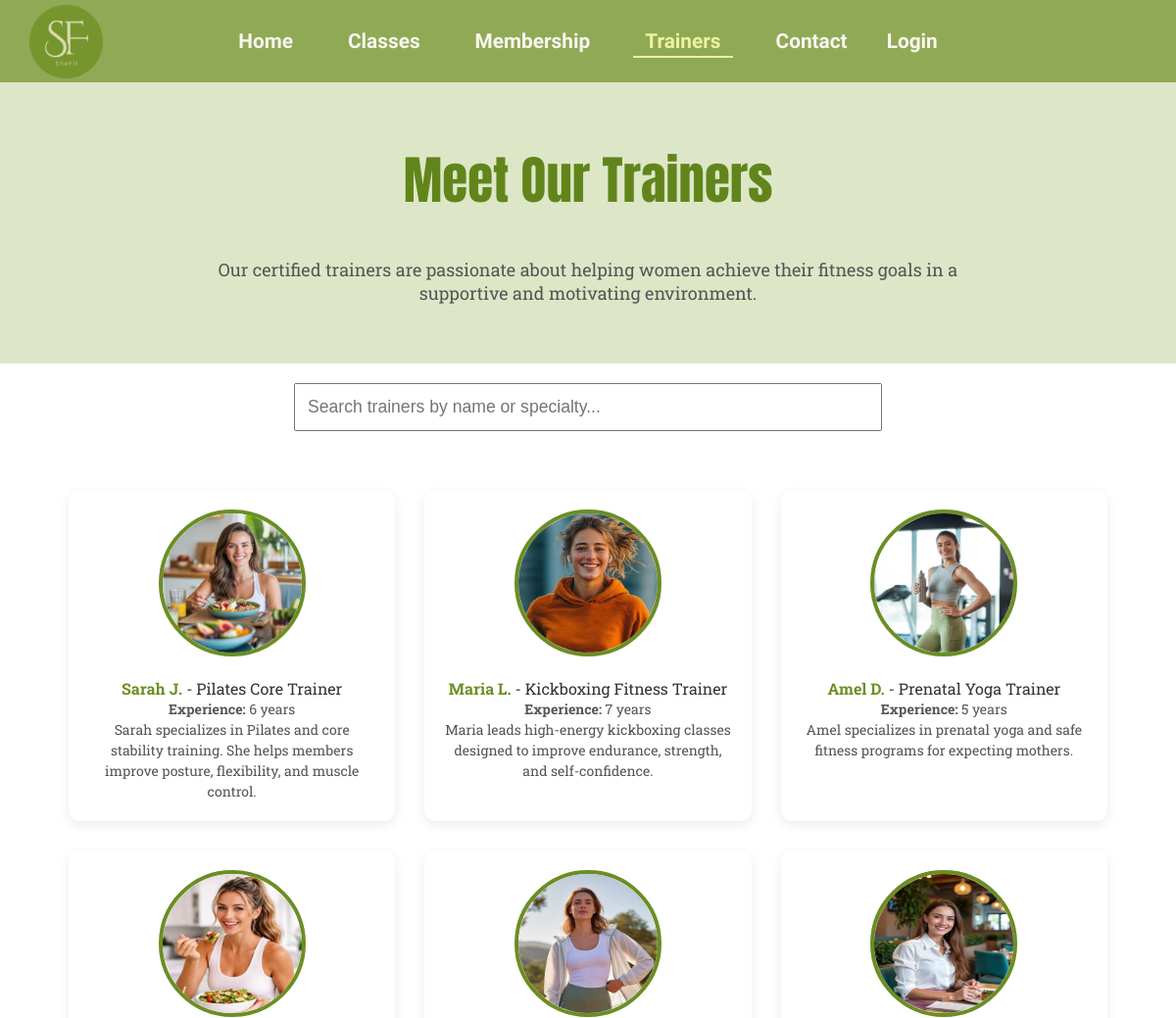
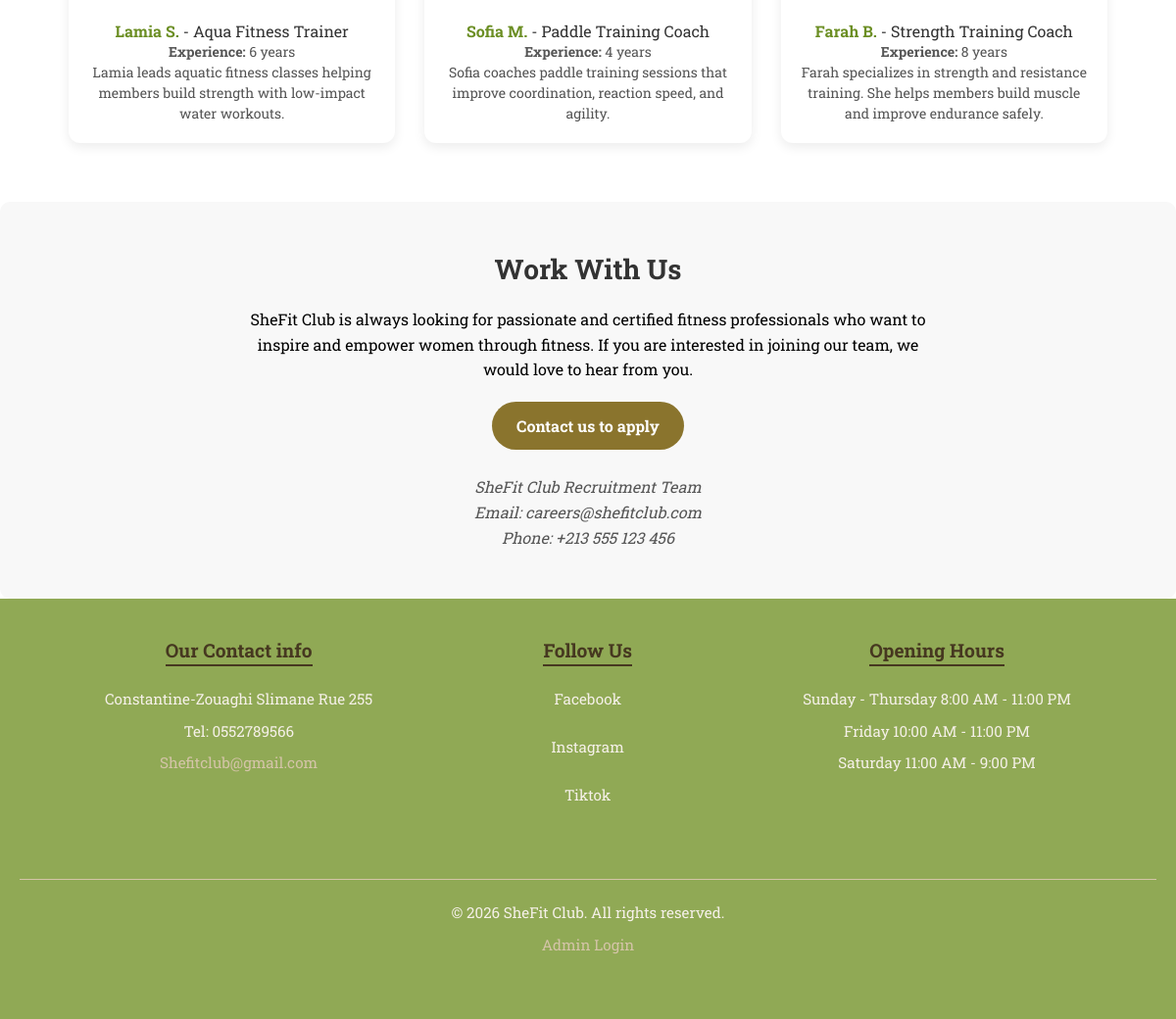
Screenshot of /trainers.php with the database file from the repository (2 pictures, top to bottom).
### tables this page shows
CREATE TABLE IF NOT EXISTS trainers (
    id               INT AUTO_INCREMENT PRIMARY KEY,
    name             VARCHAR(100) NOT NULL,
    specialty        VARCHAR(100),
    bio              TEXT,
    photo_path       VARCHAR(255),
    years_experience INT DEFAULT 0
);

### trainers.php (the view, shortened to what this page needs)
<?php
require 'includes/db.php';
$trainers = $pdo->query("SELECT * FROM trainers ORDER BY id ASC")->fetchAll();
?>
<!DOCTYPE html>
<html lang="en">
<head>
    <link rel="stylesheet" href="style.project.css">
</head>
<body>
<section id="navigation">
    <ul>
        <li><a href="home.php">Home</a></li>
        <li><a href="classes.php">Classes</a></li>
        <li><a href="membership.php">Membership</a></li>
        <li><a href="trainers.php" class="active">Trainers</a></li>
        <li><a href="contact.php">Contact</a></li>
        <?php if (isset($_SESSION['user_id'])): ?>
            <li class="nav-auth"><a href="profile.php">My Profile</a></li>
            <li class="nav-auth-next"><a href="logout.php">Logout</a></li>
        <?php else: ?>
            <li class="nav-auth"><a href="login.php">Login</a></li>
        <?php endif; ?>
    </ul>
</section>
<header class="trainers-head">
    <h1>Meet Our Trainers</h1>
    <p>Our certified trainers are passionate about helping women achieve their fitness goals in a supportive and motivating environment.</p>
</header>
<div class="search-container">
    <input type="text" id="trainer-search" placeholder="Search trainers by name or specialty..."
           style="width: 100%; padding: 12px; font-size: 1.1em; margin-bottom: 20px;">
</div>
<section class="trainers-grid">
    <?php foreach ($trainers as $t): ?>
    <article>
        <figure>
            <img src="<?= htmlspecialchars($t['photo_path']) ?>"
                 alt="<?= htmlspecialchars($t['name']) ?>" width="200">
            <figcaption>
                <strong><?= htmlspecialchars($t['name']) ?></strong> - <?= htmlspecialchars($t['specialty']) ?>
            </figcaption>
        </figure>
        <p><strong>Experience:</strong> <?= $t['years_experience'] ?> years</p>
        <p><?= htmlspecialchars($t['bio']) ?></p>
    </article>
    <?php endforeach; ?>
</section>
<section class="work-with-us">
    <h2>Work With Us</h2>
    <p>SheFit Club is always looking for passionate and certified fitness professionals who want to inspire and empower women through fitness. If you are interested in joining our team, we would love to hear from you.</p>
    <p><a href="contact.php">Contact us to apply</a></p>
    <address>
        SheFit Club Recruitment Team<br>
        Email: careers@shefitclub.com<br>
        Phone: +213 555 123 456
    </address>
</section>
<footer>
    <div class="footer-sections">
        <div class="contact">
            <h3>Our Contact info</h3>
            <p>Constantine-Zouaghi Slimane Rue 255</p>
            <p>Tel: 0552789566</p>
            <p><a href="mailto:Shefitclub@gmail.com">Shefitclub@gmail.com</a></p>
        </div>
        <div class="contact">
            <h3>Follow Us</h3>
            <a href="https://www.facebook.com/">Facebook</a>
            <a href="https://www.instagram.com/">Instagram</a>
            <a href="https://www.tiktok.com/">Tiktok</a>
        </div>
        <div class="contact">
            <h3>Opening Hours</h3>
            <p>Sunday - Thursday 8:00 AM - 11:00 PM</p>
            <p>Friday 10:00 AM - 11:00 PM</p>
            <p>Saturday 11:00 AM - 9:00 PM</p>
        </div>
    </div>
    <hr>
    <p>&copy; 2026 SheFit Club. All rights reserved.</p>
    <p><a href="admin/login.php">Admin Login</a></p>
</footer>
</body>
</html>

### style.project.css (style rules this page uses)
* { margin: 0; padding: 0; box-sizing: border-box; }
img { max-width:100%; height:auto; }
body { font-family:"Roboto Slab", serif; }
#navigation { display: flex; justify-content: center; background-color: #90a955; padding: 30px 40px ; position: sticky; top: 0; z-index: 1000; background-image: url("images/cropped_circle_image.png"); background-repeat: no-repeat; background-size: 75px; background-position: 30px center; }
#navigation ul { display: flex; list-style: none; }
#navigation ul li { margin: 0 16px; }
#navigation ul li a { font-family: "Oswald", sans-serif; color: #f8f6f0; text-decoration: none; padding: 12px 12px; transition: all 0.3s ease; font-weight: 600; font-size: 130%; }
#navigation ul li a.active, #navigation ul li a:hover { color: #ecf39e; border-bottom: 2px solid #ecf39e; padding-bottom: 3px; }
#navigation ul li.nav-auth { margin-left: auto; }
footer { background-color: #90a955; color: #f5f0e8; padding: 40px 20px; text-align: center; }
footer .contact { margin-bottom: 30px; }
footer h3 { color: #463820; font-size: 1.2rem; margin-bottom: 15px; border-bottom: 2px solid #463820; display: inline-block; padding-bottom: 2px; }
footer p, footer a { font-size: 15.2px; line-height: 1.8; color: #f5f0e8; text-decoration: none; display: block; margin: 5px 0; transition: 0.3s; }
footer .footer-sections { display: flex; justify-content: space-around; margin: 0 auto 20px; }
footer hr { border: none; border-top: 1px solid #d4c4a8; margin: 20px 0; }
footer p a { color: #d4c4a8; }
.trainers-head { text-align:center; padding:60px 20px; background-color: #dde7c7; }
.trainers-head h1 { font-family: "Anton", sans-serif; font-size:53px; margin-bottom:40px; font-weight: 400; color: #61851b; }
.trainers-head p { font-size: 18px; color: #555; max-width: 800px; margin: 0 auto; }
.trainers-grid { display: grid; grid-template-columns: repeat(3, 1fr); gap: 30px; max-width: 1100px; margin: 40px auto; padding: 0 20px; }
.trainers-grid article { background: #ffffff; padding: 20px; border-radius: 12px; text-align: center; box-shadow: 0 4px 12px rgba(0,0,0,0.08); transition: transform 0.3s ease, box-shadow 0.3s ease; }
.trainers-grid img { width: 150px; height: 150px; border-radius: 50%; border: 4px solid #6b8e23; margin-bottom: 10px; }
.trainers-grid figcaption { margin-top: 8px; font-size: 16px; color: #333; }
.trainers-grid figcaption strong { color: #6b8e23; }
.trainers-grid p { font-size: 14px; color: #555; line-height: 1.5; }
.work-with-us { background-color: #f8f8f8; padding: 50px 30px; margin-top: 60px; border-radius: 10px; text-align: center; }
.work-with-us h2 { font-size: 28px; margin-bottom: 20px; color: #333; }
.work-with-us p { max-width: 700px; margin: 0 auto 20px auto; font-size: 16px; line-height: 1.6; }
.work-with-us a { display: inline-block; background-color: #8a742d; color: white; padding: 12px 25px; border-radius: 25px; text-decoration: none; font-weight: bold; transition: 0.3s; }
.work-with-us address { margin-top: 25px; color: #555; line-height: 1.6; }
button, a { min-height:44px; }
button, a { min-height: 44px; }
.search-container { max-width: 600px; margin: 20px auto; }

### rows the page displays
trainers: photo_path (picture), name "Sarah J.", specialty "Pilates Core Trainer", years_experience "6", bio "Sarah specializes in Pilates and core stability training. She helps members improve posture, flexibility, and muscle control."
trainers: photo_path (picture), name "Maria L.", specialty "Kickboxing Fitness Trainer", years_experience "7", bio "Maria leads high-energy kickboxing classes designed to improve endurance, strength, and self-confidence."
trainers: photo_path (picture), name "Amel D.", specialty "Prenatal Yoga Trainer", years_experience "5", bio "Amel specializes in prenatal yoga and safe fitness programs for expecting mothers."
trainers: photo_path (picture), name "Lamia S.", specialty "Aqua Fitness Trainer", years_experience "6", bio "Lamia leads aquatic fitness classes helping members build strength with low-impact water workouts."
trainers: photo_path (picture), name "Sofia M.", specialty "Paddle Training Coach", years_experience "4", bio "Sofia coaches paddle training sessions that improve coordination, reaction speed, and agility."
trainers: photo_path (picture), name "Farah B.", specialty "Strength Training Coach", years_experience "8", bio "Farah specializes in strength and resistance training. She helps members build muscle and improve endurance safely."
